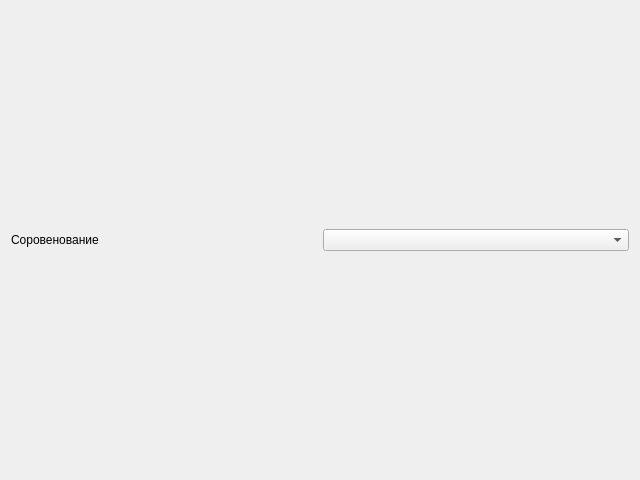
<?xml version="1.0" encoding="UTF-8"?>
<ui version="4.0">
 <class>PrizeViewer</class>
 <widget class="QWidget" name="PrizeViewer">
  <property name="geometry">
   <rect>
    <x>0</x>
    <y>0</y>
    <width>640</width>
    <height>480</height>
   </rect>
  </property>
  <property name="windowTitle">
   <string>Form</string>
  </property>
  <layout class="QGridLayout" name="gridLayout_2">
   <item row="0" column="0">
    <layout class="QGridLayout" name="gridLayout">
     <item row="0" column="0">
      <widget class="QLabel" name="label">
       <property name="text">
        <string>Соровенование</string>
       </property>
      </widget>
     </item>
     <item row="0" column="1">
      <widget class="QComboBox" name="cmbCompetition"/>
     </item>
    </layout>
   </item>
  </layout>
 </widget>
 <resources/>
 <connections/>
</ui>
